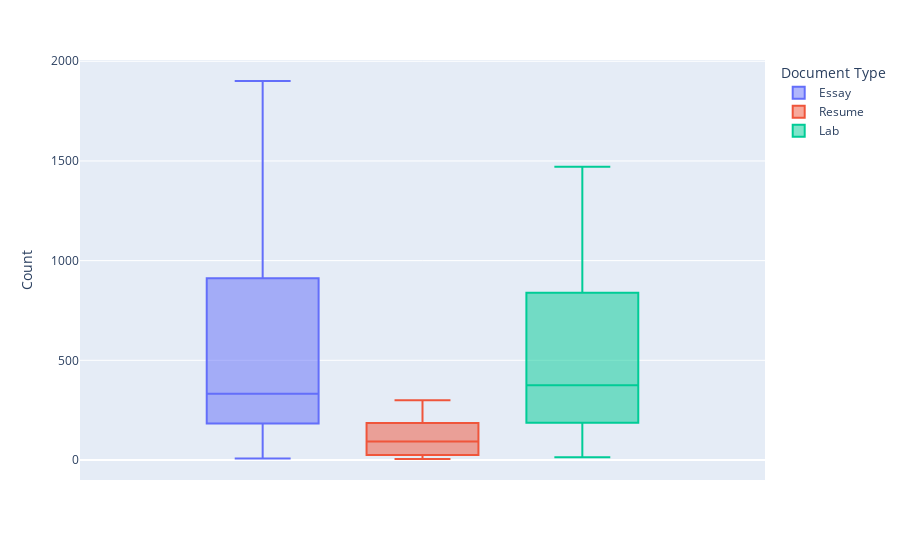
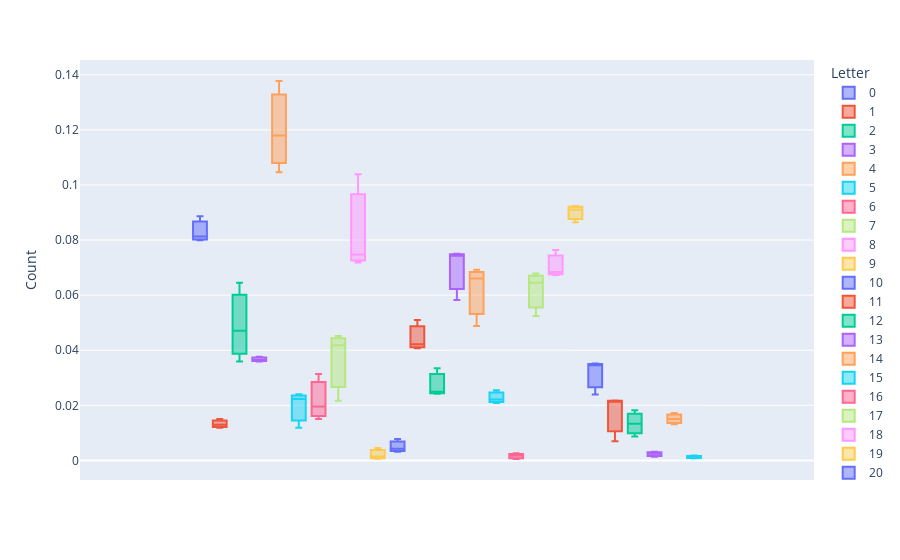

These figures' notebook cell, in order:
### Markdown cell above
Boxplots

### Code cell
px.box(frequencies_by_document, y = 'Count', color = 'Document Type').show()

px.box(Proportions_by_document, y = 'Count', color = 'Letter').show()

### Figure 1 — Plotly figure (JSON) as saved in the notebook; plotly's stock layout.template omitted (floating-point values rounded to 4 significant figures)
{"data": [{"alignmentgroup": "True", "hovertemplate": "Document Type=Essay<br>Count=%{y}<extra></extra>", "legendgroup": "Essay", "marker": {"color": "#636efa"}, "name": "Essay", "notched": false, "offsetgroup": "Essay", "orientation": "v", "showlegend": true, "type": "box", "x0": " ", "xaxis": "x", "y": [1223, 163, 650, 503, 1901, 308, 207, 623, 992, 8, 58, 562, 334, 1035, 911, 288, 7, 724, 944, 1256, 330, 300, 183, 43, 238, 11], "y0": " ", "yaxis": "y"}, {"alignmentgroup": "True", "hovertemplate": "Document Type=Resume<br>Count=%{y}<extra></extra>", "legendgroup": "Resume", "marker": {"color": "#EF553B"}, "name": "Resume", "notched": false, "offsetgroup": "Resume", "orientation": "v", "showlegend": true, "type": "box", "x0": " ", "xaxis": "x", "y": [233, 37, 185, 108, 300, 34, 90, 62, 298, 13, 9, 121, 96, 213, 140, 73, 5, 185, 219, 248, 99, 20, 25, 7, 43, 5], "y0": " ", "yaxis": "y"}, {"alignmentgroup": "True", "hovertemplate": "Document Type=Lab<br>Count=%{y}<extra></extra>", "legendgroup": "Lab", "marker": {"color": "#00cc96"}, "name": "Lab", "notched": false, "offsetgroup": "Lab", "orientation": "v", "showlegend": true, "type": "box", "x0": " ", "xaxis": "x", "y": [996, 187, 448, 448, 1471, 299, 244, 521, 932, 18, 97, 635, 311, 726, 863, 276, 32, 846, 839, 1152, 439, 267, 227, 17, 164, 14], "y0": " ", "yaxis": "y"}], "layout": {"autosize": true, "boxmode": "group", "legend": {"title": {"text": "Document Type"}, "tracegroupgap": 0}, "margin": {"t": 60}, "xaxis": {"anchor": "y", "autorange": true, "domain": [0, 1], "range": [-0.5, 0.5], "type": "category"}, "yaxis": {"anchor": "x", "autorange": true, "domain": [0, 1], "range": [-100.3, 2006.0], "title": {"text": "Count"}, "type": "linear"}}}

### Figure 2 — Plotly figure (JSON) as saved in the notebook; plotly's stock layout.template omitted (floating-point values rounded to 4 significant figures)
{"data": [{"alignmentgroup": "True", "hovertemplate": "Letter=0<br>Count=%{y}<extra></extra>", "legendgroup": "0", "marker": {"color": "#636efa"}, "name": "0", "notched": false, "offsetgroup": "0", "orientation": "v", "showlegend": true, "type": "box", "x0": " ", "xaxis": "x", "y": [0.08861, 0.08124, 0.07988], "y0": " ", "yaxis": "y"}, {"alignmentgroup": "True", "hovertemplate": "Letter=1<br>Count=%{y}<extra></extra>", "legendgroup": "1", "marker": {"color": "#EF553B"}, "name": "1", "notched": false, "offsetgroup": "1", "orientation": "v", "showlegend": true, "type": "box", "x0": " ", "xaxis": "x", "y": [0.01181, 0.0129, 0.015], "y0": " ", "yaxis": "y"}, {"alignmentgroup": "True", "hovertemplate": "Letter=2<br>Count=%{y}<extra></extra>", "legendgroup": "2", "marker": {"color": "#00cc96"}, "name": "2", "notched": false, "offsetgroup": "2", "orientation": "v", "showlegend": true, "type": "box", "x0": " ", "xaxis": "x", "y": [0.04709, 0.0645, 0.03593], "y0": " ", "yaxis": "y"}, {"alignmentgroup": "True", "hovertemplate": "Letter=3<br>Count=%{y}<extra></extra>", "legendgroup": "3", "marker": {"color": "#ab63fa"}, "name": "3", "notched": false, "offsetgroup": "3", "orientation": "v", "showlegend": true, "type": "box", "x0": " ", "xaxis": "x", "y": [0.03644, 0.03766, 0.03593], "y0": " ", "yaxis": "y"}, {"alignmentgroup": "True", "hovertemplate": "Letter=4<br>Count=%{y}<extra></extra>", "legendgroup": "4", "marker": {"color": "#FFA15A"}, "name": "4", "notched": false, "offsetgroup": "4", "orientation": "v", "showlegend": true, "type": "box", "x0": " ", "xaxis": "x", "y": [0.1377, 0.1046, 0.118], "y0": " ", "yaxis": "y"}, {"alignmentgroup": "True", "hovertemplate": "Letter=5<br>Count=%{y}<extra></extra>", "legendgroup": "5", "marker": {"color": "#19d3f3"}, "name": "5", "notched": false, "offsetgroup": "5", "orientation": "v", "showlegend": true, "type": "box", "x0": " ", "xaxis": "x", "y": [0.02232, 0.01185, 0.02398], "y0": " ", "yaxis": "y"}, {"alignmentgroup": "True", "hovertemplate": "Letter=6<br>Count=%{y}<extra></extra>", "legendgroup": "6", "marker": {"color": "#FF6692"}, "name": "6", "notched": false, "offsetgroup": "6", "orientation": "v", "showlegend": true, "type": "box", "x0": " ", "xaxis": "x", "y": [0.015, 0.03138, 0.01957], "y0": " ", "yaxis": "y"}, {"alignmentgroup": "True", "hovertemplate": "Letter=7<br>Count=%{y}<extra></extra>", "legendgroup": "7", "marker": {"color": "#B6E880"}, "name": "7", "notched": false, "offsetgroup": "7", "orientation": "v", "showlegend": true, "type": "box", "x0": " ", "xaxis": "x", "y": [0.04514, 0.02162, 0.04178], "y0": " ", "yaxis": "y"}, {"alignmentgroup": "True", "hovertemplate": "Letter=8<br>Count=%{y}<extra></extra>", "legendgroup": "8", "marker": {"color": "#FF97FF"}, "name": "8", "notched": false, "offsetgroup": "8", "orientation": "v", "showlegend": true, "type": "box", "x0": " ", "xaxis": "x", "y": [0.07187, 0.1039, 0.07475], "y0": " ", "yaxis": "y"}, {"alignmentgroup": "True", "hovertemplate": "Letter=9<br>Count=%{y}<extra></extra>", "legendgroup": "9", "marker": {"color": "#FECB52"}, "name": "9", "notched": false, "offsetgroup": "9", "orientation": "v", "showlegend": true, "type": "box", "x0": " ", "xaxis": "x", "y": [0.0005796, 0.004533, 0.001444], "y0": " ", "yaxis": "y"}, {"alignmentgroup": "True", "hovertemplate": "Letter=10<br>Count=%{y}<extra></extra>", "legendgroup": "10", "marker": {"color": "#636efa"}, "name": "10", "notched": false, "offsetgroup": "10", "orientation": "v", "showlegend": true, "type": "box", "x0": " ", "xaxis": "x", "y": [0.004202, 0.003138, 0.007779], "y0": " ", "yaxis": "y"}, {"alignmentgroup": "True", "hovertemplate": "Letter=11<br>Count=%{y}<extra></extra>", "legendgroup": "11", "marker": {"color": "#EF553B"}, "name": "11", "notched": false, "offsetgroup": "11", "orientation": "v", "showlegend": true, "type": "box", "x0": " ", "xaxis": "x", "y": [0.04072, 0.04219, 0.05093], "y0": " ", "yaxis": "y"}, {"alignmentgroup": "True", "hovertemplate": "Letter=12<br>Count=%{y}<extra></extra>", "legendgroup": "12", "marker": {"color": "#00cc96"}, "name": "12", "notched": false, "offsetgroup": "12", "orientation": "v", "showlegend": true, "type": "box", "x0": " ", "xaxis": "x", "y": [0.0242, 0.03347, 0.02494], "y0": " ", "yaxis": "y"}, {"alignmentgroup": "True", "hovertemplate": "Letter=13<br>Count=%{y}<extra></extra>", "legendgroup": "13", "marker": {"color": "#ab63fa"}, "name": "13", "notched": false, "offsetgroup": "13", "orientation": "v", "showlegend": true, "type": "box", "x0": " ", "xaxis": "x", "y": [0.07499, 0.07427, 0.05822], "y0": " ", "yaxis": "y"}, {"alignmentgroup": "True", "hovertemplate": "Letter=14<br>Count=%{y}<extra></extra>", "legendgroup": "14", "marker": {"color": "#FFA15A"}, "name": "14", "notched": false, "offsetgroup": "14", "orientation": "v", "showlegend": true, "type": "box", "x0": " ", "xaxis": "x", "y": [0.066, 0.04881, 0.06921], "y0": " ", "yaxis": "y"}, {"alignmentgroup": "True", "hovertemplate": "Letter=15<br>Count=%{y}<extra></extra>", "legendgroup": "15", "marker": {"color": "#19d3f3"}, "name": "15", "notched": false, "offsetgroup": "15", "orientation": "v", "showlegend": true, "type": "box", "x0": " ", "xaxis": "x", "y": [0.02087, 0.02545, 0.02213], "y0": " ", "yaxis": "y"}, {"alignmentgroup": "True", "hovertemplate": "Letter=16<br>Count=%{y}<extra></extra>", "legendgroup": "16", "marker": {"color": "#FF6692"}, "name": "16", "notched": false, "offsetgroup": "16", "orientation": "v", "showlegend": true, "type": "box", "x0": " ", "xaxis": "x", "y": [0.0005072, 0.001743, 0.002566], "y0": " ", "yaxis": "y"}, {"alignmentgroup": "True", "hovertemplate": "Letter=17<br>Count=%{y}<extra></extra>", "legendgroup": "17", "marker": {"color": "#B6E880"}, "name": "17", "notched": false, "offsetgroup": "17", "orientation": "v", "showlegend": true, "type": "box", "x0": " ", "xaxis": "x", "y": [0.05246, 0.0645, 0.06785], "y0": " ", "yaxis": "y"}, {"alignmentgroup": "True", "hovertemplate": "Letter=18<br>Count=%{y}<extra></extra>", "legendgroup": "18", "marker": {"color": "#FF97FF"}, "name": "18", "notched": false, "offsetgroup": "18", "orientation": "v", "showlegend": true, "type": "box", "x0": " ", "xaxis": "x", "y": [0.0684, 0.07636, 0.06729], "y0": " ", "yaxis": "y"}, {"alignmentgroup": "True", "hovertemplate": "Letter=19<br>Count=%{y}<extra></extra>", "legendgroup": "19", "marker": {"color": "#FECB52"}, "name": "19", "notched": false, "offsetgroup": "19", "orientation": "v", "showlegend": true, "type": "box", "x0": " ", "xaxis": "x", "y": [0.091, 0.08647, 0.09239], "y0": " ", "yaxis": "y"}, {"alignmentgroup": "True", "hovertemplate": "Letter=20<br>Count=%{y}<extra></extra>", "legendgroup": "20", "marker": {"color": "#636efa"}, "name": "20", "notched": false, "offsetgroup": "20", "orientation": "v", "showlegend": true, "type": "box", "x0": " ", "xaxis": "x", "y": [0.02391, 0.03452, 0.03521], "y0": " ", "yaxis": "y"}, {"alignmentgroup": "True", "hovertemplate": "Letter=21<br>Count=%{y}<extra></extra>", "legendgroup": "21", "marker": {"color": "#EF553B"}, "name": "21", "notched": false, "offsetgroup": "21", "orientation": "v", "showlegend": true, "type": "box", "x0": " ", "xaxis": "x", "y": [0.02174, 0.006974, 0.02141], "y0": " ", "yaxis": "y"}, {"alignmentgroup": "True", "hovertemplate": "Letter=22<br>Count=%{y}<extra></extra>", "legendgroup": "22", "marker": {"color": "#00cc96"}, "name": "22", "notched": false, "offsetgroup": "22", "orientation": "v", "showlegend": true, "type": "box", "x0": " ", "xaxis": "x", "y": [0.01326, 0.008717, 0.01821], "y0": " ", "yaxis": "y"}, {"alignmentgroup": "True", "hovertemplate": "Letter=23<br>Count=%{y}<extra></extra>", "legendgroup": "23", "marker": {"color": "#ab63fa"}, "name": "23", "notched": false, "offsetgroup": "23", "orientation": "v", "showlegend": true, "type": "box", "x0": " ", "xaxis": "x", "y": [0.003115, 0.002441, 0.001363], "y0": " ", "yaxis": "y"}, {"alignmentgroup": "True", "hovertemplate": "Letter=24<br>Count=%{y}<extra></extra>", "legendgroup": "24", "marker": {"color": "#FFA15A"}, "name": "24", "notched": false, "offsetgroup": "24", "orientation": "v", "showlegend": true, "type": "box", "x0": " ", "xaxis": "x", "y": [0.01724, 0.01499, 0.01315], "y0": " ", "yaxis": "y"}, {"alignmentgroup": "True", "hovertemplate": "Letter=25<br>Count=%{y}<extra></extra>", "legendgroup": "25", "marker": {"color": "#19d3f3"}, "name": "25", "notched": false, "offsetgroup": "25", "orientation": "v", "showlegend": true, "type": "box", "x0": " ", "xaxis": "x", "y": [0.000797, 0.001743, 0.001123], "y0": " ", "yaxis": "y"}], "layout": {"autosize": true, "boxmode": "group", "legend": {"title": {"text": "Letter"}, "tracegroupgap": 0}, "margin": {"t": 60}, "xaxis": {"anchor": "y", "autorange": true, "domain": [0, 1], "range": [-0.5, 0.5], "type": "category"}, "yaxis": {"anchor": "x", "autorange": true, "domain": [0, 1], "range": [-0.007117, 0.1454], "title": {"text": "Count"}, "type": "linear"}}}
